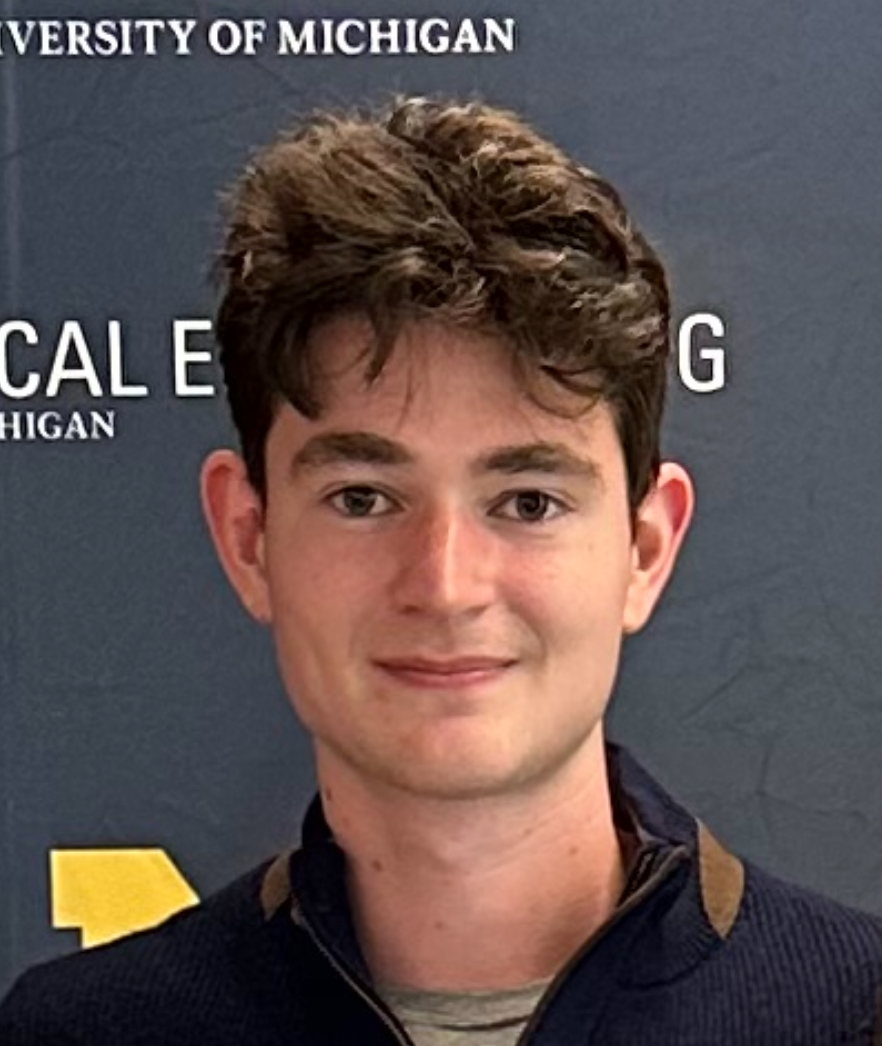
#> input picture me.jpeg, 882 x 1046 px, found by its file name
$ python Augment.py
#> lines starting #> are read from the running program, lines starting #| are printed output that depends on the picture
import numpy as np
import random as rand

class Compose():
    def __init__(self, matrix, **kwargs):
        self.result = matrix
        available_funcs = ['flipHorizontal', 'flipVertical', 'rotate',
                           'perspectiveShift', 'cropResize', 'cropPaste',
                           'gaussianBlur', 'gaussianNoise', 'adjustSharpness',
                           'adjustBrightness']

        for key in kwargs:
            if key not in available_funcs:
                print(f'{key} is not an available function. Exiting')
                break
            params = kwargs[key]
            function = getattr(self, key)
            if callable(function):
                output = function(self.result, params)
                self.result = output

    # [11 lines left out: functions flipHorizontal, flipVertical, not called in this run]

    def rotate(self, matrix, params):
        degrees_range, prob = params
        # rotation matrix
        if 1-prob < rand.random():
            theta = rand.randint(degrees_range[0], degrees_range[1]) * (np.pi/180) # rotation in radians

            rot = np.array([[np.cos(theta), -np.sin(theta)],
                            [np.sin(theta), np.cos(theta)]])

            rotated_matrix = np.zeros_like(matrix)
            h, w = matrix.shape
            cx, cy = w//2, h//2
            for i in range(h):
                for j in range(w):
                    x, y = j - cx, i - cy
                    rotated_point = np.dot(np.array([x, y]), rot)
                    new_x, new_y = rotated_point + np.array([cx, cy])
                    new_x, new_y = int(round(new_x)), int(round(new_y))

                    if (0<=new_y<h) and (0<=new_x<w):
                        rotated_matrix[new_y, new_x] = matrix[i, j]

            return rotated_matrix

        else:
            return matrix

    # [132 lines left out: functions perspectiveShift, cropResize, cropPaste, gaussianBlur, gaussianNoise, adjustSharpness, not called in this run]

    def adjustBrightness(self, matrix, params):
        scalaing_factor = rand.randrange(50, 150)/100
        return np.clip(matrix*scalaing_factor, 0, 255)

if __name__ == '__main__':
    from PIL import Image, ImageOps
    import matplotlib.pyplot as plt

    test_image = Image.open('Project/me.jpeg')
#> test_image is the input picture: PIL image 882x1046 RGB; mean R, G, B 94.1, 80.4, 79.2
    test_image = ImageOps.grayscale(test_image)
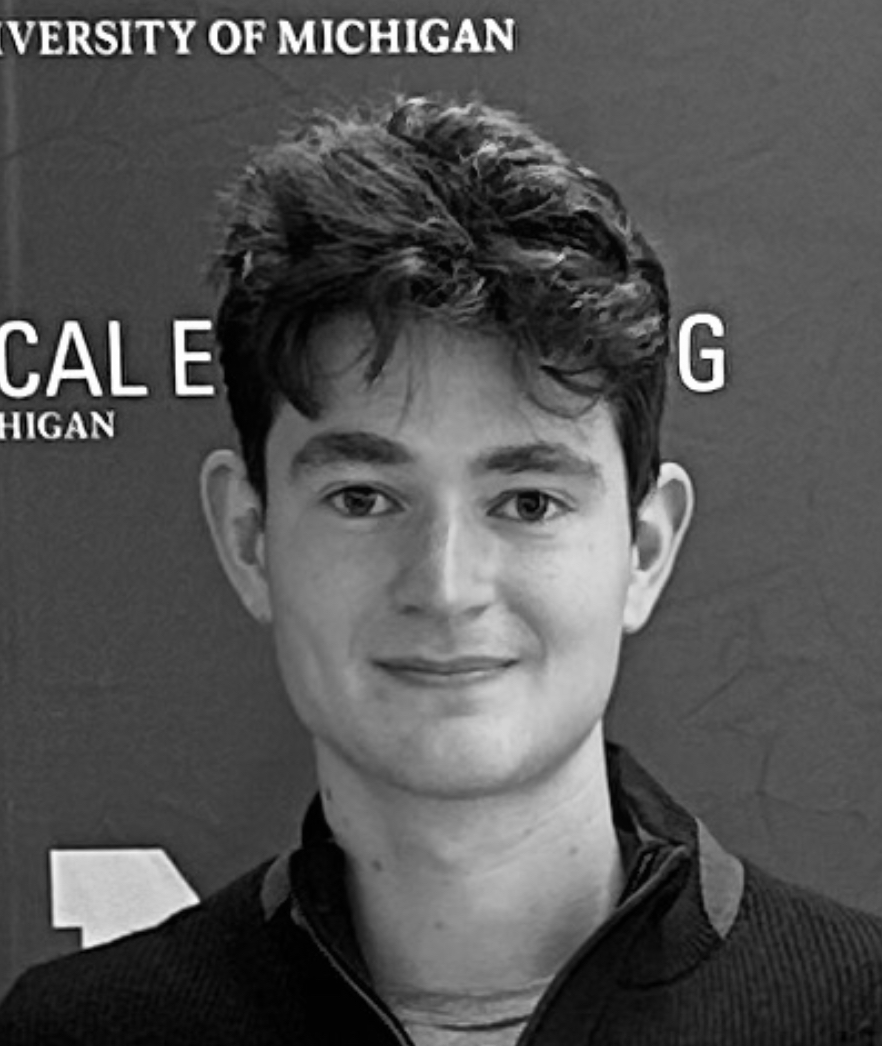
#> test_image: PIL image 882x1046 L; min 0, max 255, mean 84.4
    test_image = test_image.resize([512,512])
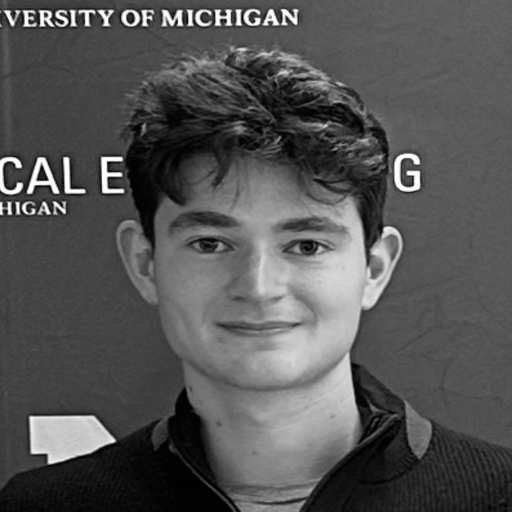
#> test_image: PIL image 512x512 L; min 0, max 255, mean 84.4
    test_image = np.array(test_image)


    test_func_list = {'rotate':[(-15, 15), 1.0]}
    # test_func_list = {'gaussianBlur':[9, 1]}

    composition = Compose(test_image, **test_func_list)
#> the loop in __init__, `for key in kwargs:` made 1 pass
#> pass 1, in __init__, `output = function(self.result, params)`:
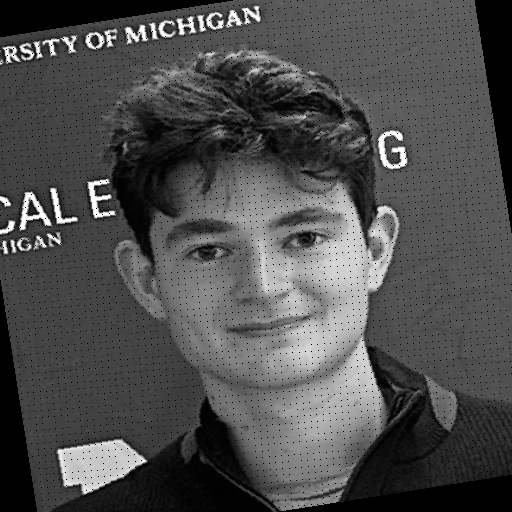
#> output: shape (512, 512); min 0, max 255, mean 78.5
    new = composition.result


    fig, ax = plt.subplots(1, 2, figsize=(10,10))
    ax[0].imshow(test_image, cmap='gray')
    ax[1].imshow(new, cmap='gray')
    plt.show()
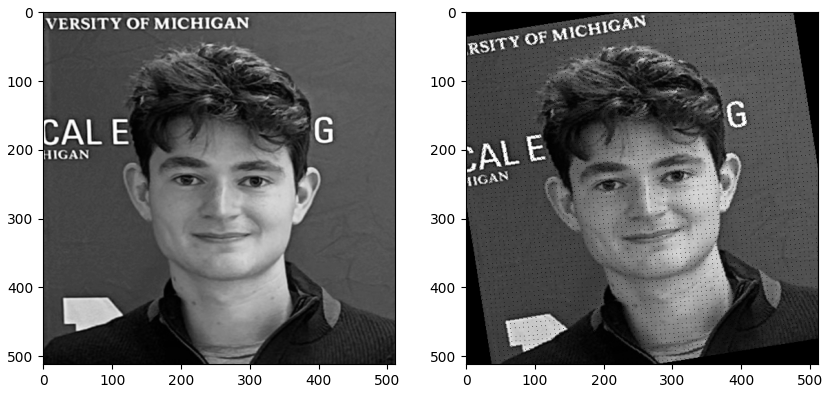
#> figure drawn by matplotlib, 2 panels
